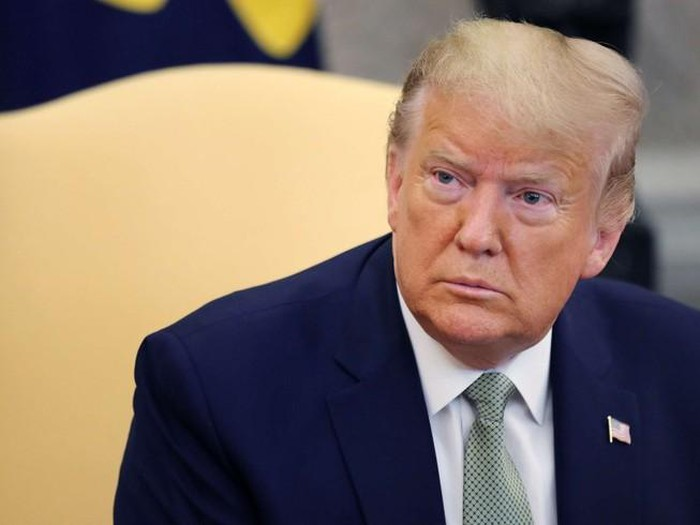
#> input picture data/face_rec_test/test_trump.jpg, 700 x 525 px, found by its file name
$ python face_detection_by_image.py
#> lines starting #> are read from the running program, lines starting #| are printed output that depends on the picture
import cv2

file_name = 'test_trump'
path = "./data/face_rec_test/"+file_name+".jpg"

size = 100
face_cascade = cv2.CascadeClassifier('./haarcascade_frontalface_default.xml')
#image
img = cv2.imread(path)
#> img is the input picture: shape (525, 700, 3); mean B, G, R 103.7, 114.7, 132.9
mini = cv2.resize(img,(size,size))
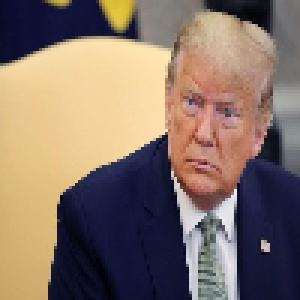
#> mini: shape (100, 100, 3) (shown 3 times larger); mean B, G, R 103.6, 114.7, 132.8
gray = cv2.cvtColor(mini,cv2.COLOR_BGR2GRAY)
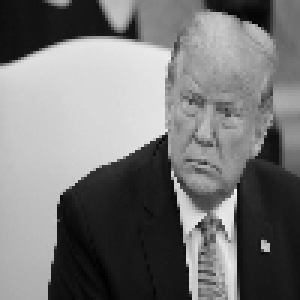
#> gray: shape (100, 100) (shown 3 times larger); min 1, max 237, mean 118.9
faces = face_cascade.detectMultiScale(gray,1.1,3)
#> faces = ()

print("count face : ",len(faces))
#| count face :  0
tempCount = 0
for(x,y,w,h) in faces :
    cv2.rectangle(mini,(x,y),(x+w,y+h),(255,0,0),3)
    tempCount = tempCount + 1
    resize_image = cv2.resize(img[y:y+h,x:x+w],(size,size))
    cv2.imwrite("./data/face_rec_test/test_"+file_name+"_"+str(tempCount)+".jpg",resize_image)
#> this loop made 0 passes
#> after the loop, tempCount = 0

#for image
#> (the run stopped early here; a loop or call above may not have finished)

$ run again, with data/face_rec_test/test.jpg copied over data/face_rec_test/test_trump.jpg
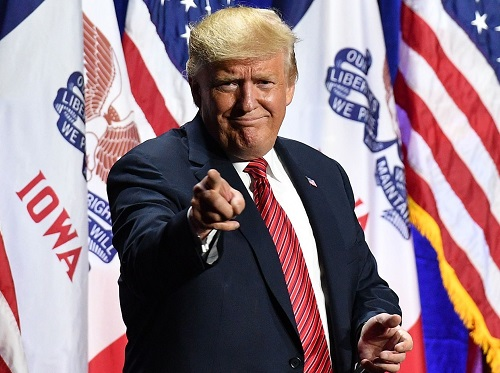
#> input picture data/face_rec_test/test.jpg, 500 x 373 px, found by its file name
#> img is the input picture: shape (373, 500, 3); mean B, G, R 134.3, 122.2, 144.2
#> `mini = cv2.resize(img,(size,size))`:
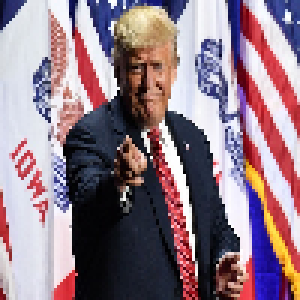
#> mini: shape (100, 100, 3) (shown 3 times larger); mean B, G, R 134.5, 122.3, 144.4
#> `gray = cv2.cvtColor(mini,cv2.COLOR_BGR2GRAY)`:
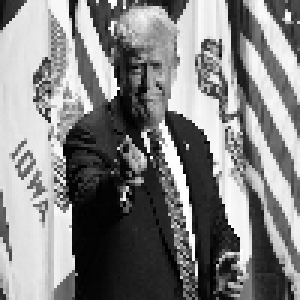
#> gray: shape (100, 100) (shown 3 times larger); min 0, max 255, mean 130.3
#> faces = ()
#| count face :  0
#> after the loop `for(x,y,w,h) in faces :`: tempCount = 0
